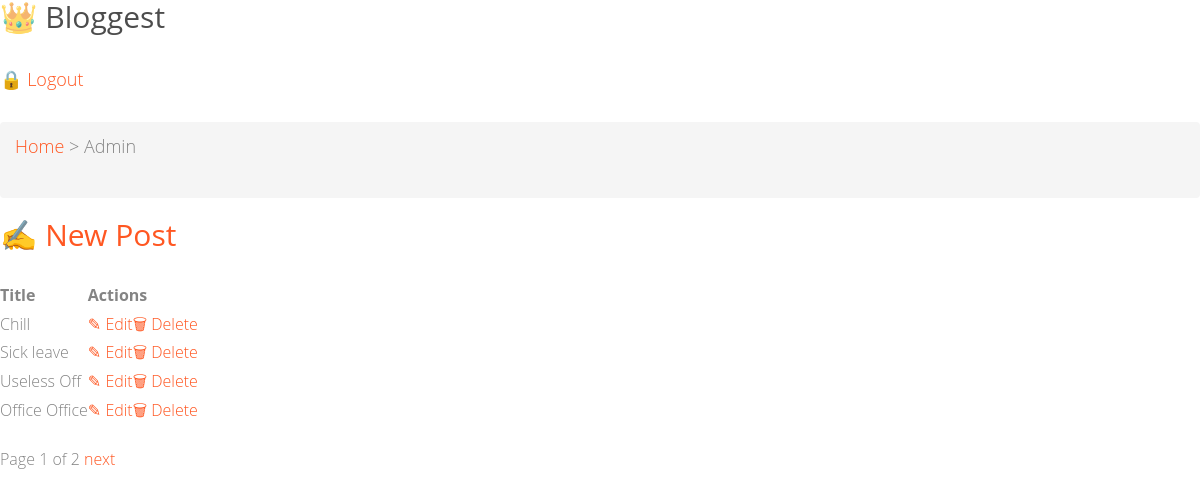
Screenshot of /blog/dashboard/ (signed in) with the database file from the repository.
### blog/models.py (models this page shows, shortened)
class Post(models.Model):
    title = models.CharField(max_length=200)
    content = models.TextField()
    pub_date = models.DateTimeField(auto_now_add=True)
    view_count = models.PositiveIntegerField(default=0)
    author = models.ForeignKey(User,on_delete=models.CASCADE)
    category = models.ForeignKey(Category,on_delete=models.CASCADE)

### ClassBasedblog/views.py (the view)
# urls.py: path('dashboard/',views.Dashboard.as_view() ,name='dashboard'),
@method_decorator(login_required, name = 'dispatch')
class Dashboard(View):
    def get(self, request, *args, **kwargs):
        view = Home.as_view(
            template_name = 'classblog/admin_page.html',
            paginate_by = 4
        )
        return view(request, *args, **kwargs)

### templates/classblog/admin_page.html
{% extends 'classblog/base.html' %}
{% block breadcrumb %}{{ block.super }} > Admin{% endblock %}
{% block content %}
    <div class="blog-table">
        <h2><a href="#">&#9997 New Post</a></h2>
        <table>
            <tr>
                <th>Title</th>
                <th colspan="2">Actions</th>
            </tr>
            {% for post in posts %}
            <tr>
                <td>{{post.title}}</td>
                <td><a href="{% url 'post_update' post.pk %}">&#9998 Edit</a></td>
                <td><a href="{% url 'post_delete' post.pk %}">&#128465 Delete</a></td>
            </tr>
            {% endfor %}
        </table>
    </div>
    {% include 'blog/pagination_links.html' %}
{% endblock %}

### rows the page displays
Post: title "Chill"
Post: title "Sick leave"
Post: title "Useless Off"
Post: title "Office Office"

### other values shown
{{ page_obj.number }} "1"
{{ page_obj.paginator.num_pages }} "2"
